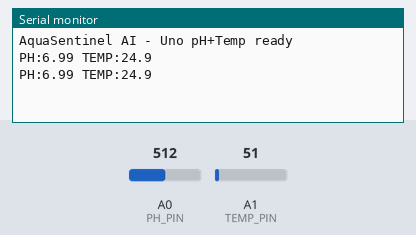
The sketch below on a simulated Arduino Uno, built with avr-gcc and run on an emulated ATmega328P. Shown: the last lines printed to the serial monitor. The inputs (shaded band) are chosen by the test bench; at power-on: A1 (TEMP_PIN) = 51, A0 (PH_PIN) = 512.

Above: at 1.8 s.
1.9 s: A1 (TEMP_PIN) set to 61
At 2.8 s:
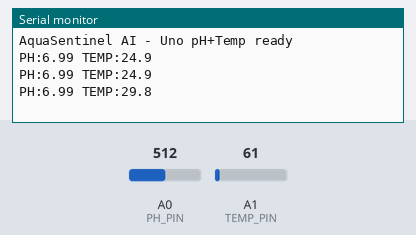
3.4 s: A0 (PH_PIN) set to 716
At 4.5 s:
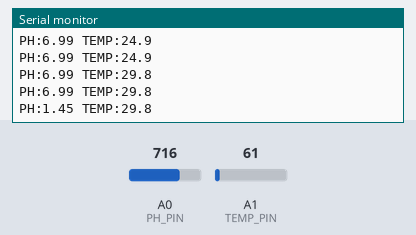
4.9 s: A1 (TEMP_PIN) set to 71
At 5.8 s:
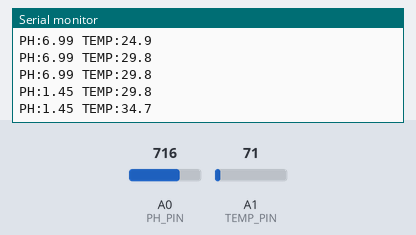
6.4 s: A0 (PH_PIN) set to 900
At 7.8 s:
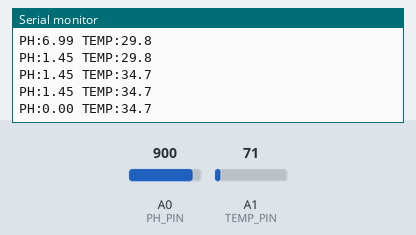
Timing chart, 0 to 8.9 s (numbered marks = the images above; inputs shaded):
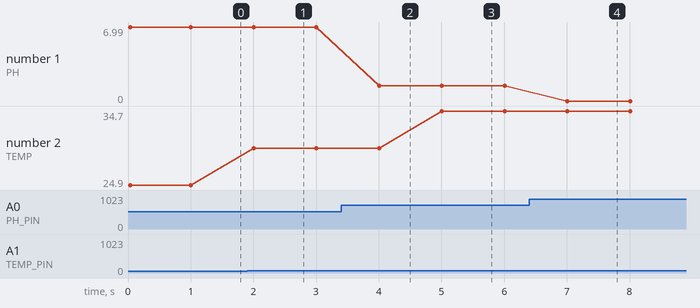

Measured:
- after the input at 1.9 s, the serial monitor: prints a new line after 0.10 s (image 1)
- after the input at 3.4 s, the serial monitor: prints a new line after 0.60 s (image 2)
- after the input at 4.9 s, the serial monitor: prints a new line after 0.11 s (image 3)
- after the input at 6.4 s, the serial monitor: prints a new line after 0.61 s (image 4)
- plotted number 1: 6.99 → 1.45 after the input at 3.4 s, 1.45 → 0 after the input at 6.4 s
- plotted number 2: 24.9 → 29.8 after the input at 1.9 s, 29.8 → 34.7 after the input at 4.9 s

The sketch:

ph_sensor_uno.ino
```cpp
/*
=====================================================
            AquaSentinel AI
        Arduino Uno - pH + Temperature
-----------------------------------------------------
Reads the analog pH sensor (A0) and an analog
temperature sensor (LM35 on A1, optional) and prints
one clean line per reading over Serial:

        PH:7.24 TEMP:26.5

The laptop (serial_reader.py) parses exactly this line.
The NodeMCU can also read this line and relay it over
Wi-Fi. Python does NOT control the Arduino -- the
Arduino just reads and reports.

Wiring:
  pH sensor analog out  -> A0
  LM35 Vout             -> A1   (skip if you have no temp sensor)
  Both sensors          -> 5V and GND
=====================================================
*/

const int PH_PIN   = A0;
const int TEMP_PIN = A1;      // LM35; comment out temp block if unused
const float VREF   = 5.0;     // Uno ADC reference voltage

// --- pH calibration (replace after calibrating with buffer solutions) ---
// pH = 7 at the sensor's neutral voltage; slope from a 2-point calibration.
const float PH_NEUTRAL_V = 2.5;
const float PH_SLOPE     = 0.18;  // volts per pH unit (approx; calibrate!)

float readPH() {
  int raw = analogRead(PH_PIN);
  float voltage = raw * (VREF / 1023.0);
  float ph = 7.0 + ((PH_NEUTRAL_V - voltage) / PH_SLOPE);
  if (ph < 0)  ph = 0;          // clamp to the real pH scale
  if (ph > 14) ph = 14;
  return ph;
}

float readTempC() {
  // LM35: 10 mV per degree C.
  int raw = analogRead(TEMP_PIN);
  float voltage = raw * (VREF / 1023.0);
  return voltage * 100.0;
}

void setup() {
  Serial.begin(9600);
  Serial.println("AquaSentinel AI - Uno pH+Temp ready");
}

void loop() {
  float ph   = readPH();
  float temp = readTempC();

  // One machine-readable line the laptop / NodeMCU parses:
  Serial.print("PH:");
  Serial.print(ph, 2);
  Serial.print(" TEMP:");
  Serial.println(temp, 1);

  delay(1000);
}
```
